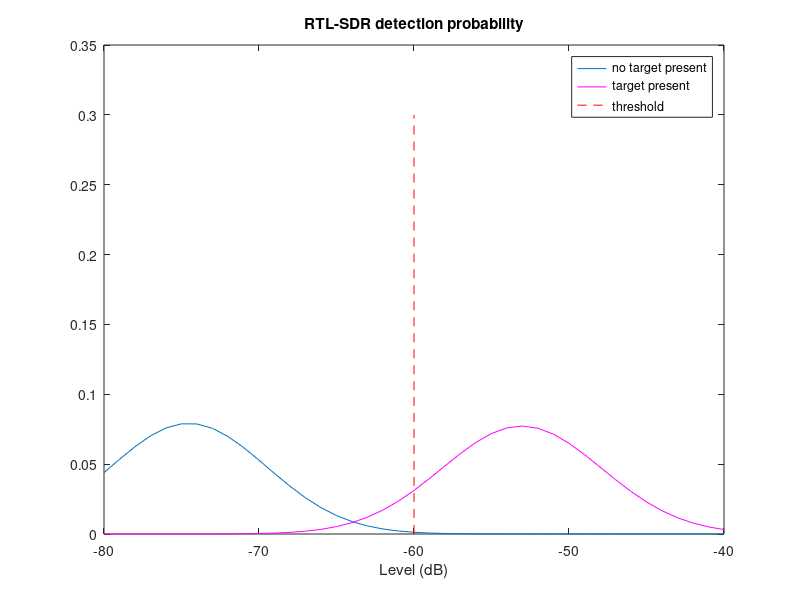
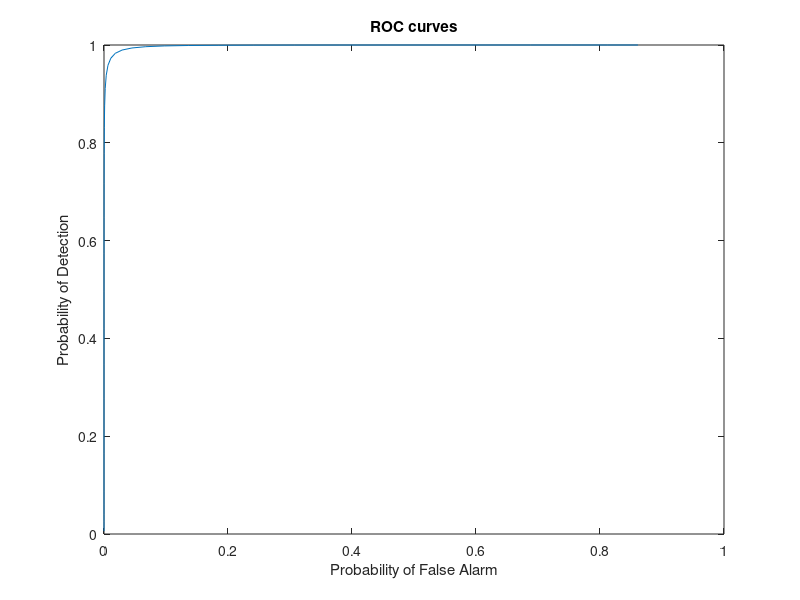

Reproduce these figures in MATLAB, in order.
%distribution mean for channel not detected
Pnotarget = makedist('Normal','mu', -74.532,'sigma',5.037);

%distribution mean for channel detected
Ptarget = makedist('Normal', 'mu', -53.046,'sigma',5.163);
threshold = -60 ; %dB

Pfa = 1 - cdf(Pnotarget,threshold) % prob of false alarm
Pd = 1 - cdf(Ptarget,threshold) % probability of detection

Level=[-80:-40];
figure(1);
plot(Level,Pnotarget.pdf(Level));
hold on
plot(Level,Ptarget.pdf(Level),'m');
title('RTL-SDR detection probability')
hold on
Y = 0:0.1:0.3;
X = threshold * ones(size(Y));
plot(X, Y, 'r--')
legend('no target present', 'target present','threshold')
xlabel ('Level (dB)')
Pfa_ROC = 1 - cdf(Pnotarget,Level); % prob of false alarm
Pd_ROC = 1 - cdf(Ptarget,Level); % prob of detection
figure(2);
plot(Pfa_ROC,Pd_ROC);
title('ROC curves')
ylabel ('Probability of Detection')
xlabel ('Probability of False Alarm')